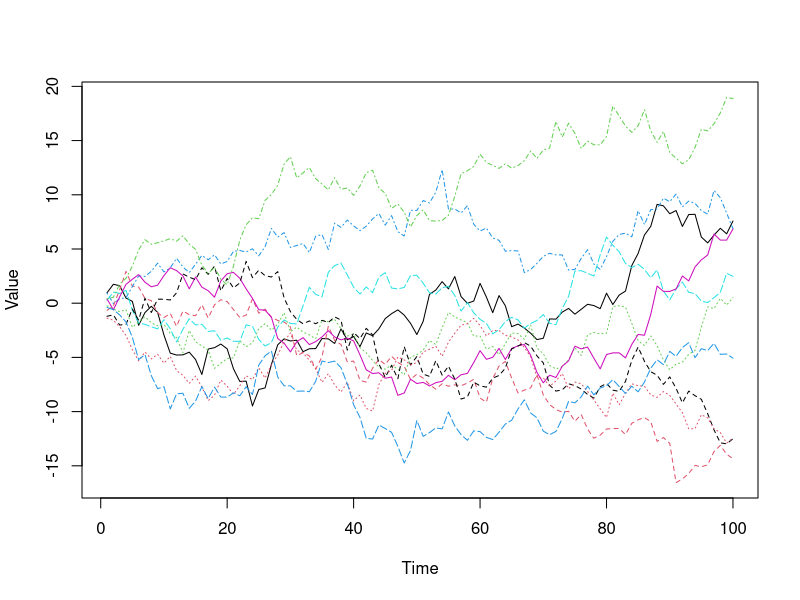

Here is the R script that generated this plot:
## ---- chunk 1
N <- 10
T <- 100
path <- apply(matrix(rnorm(N*T),nrow=T,ncol=N),2,cumsum)
matplot(path,type="l",ylab="Value",xlab="Time")
